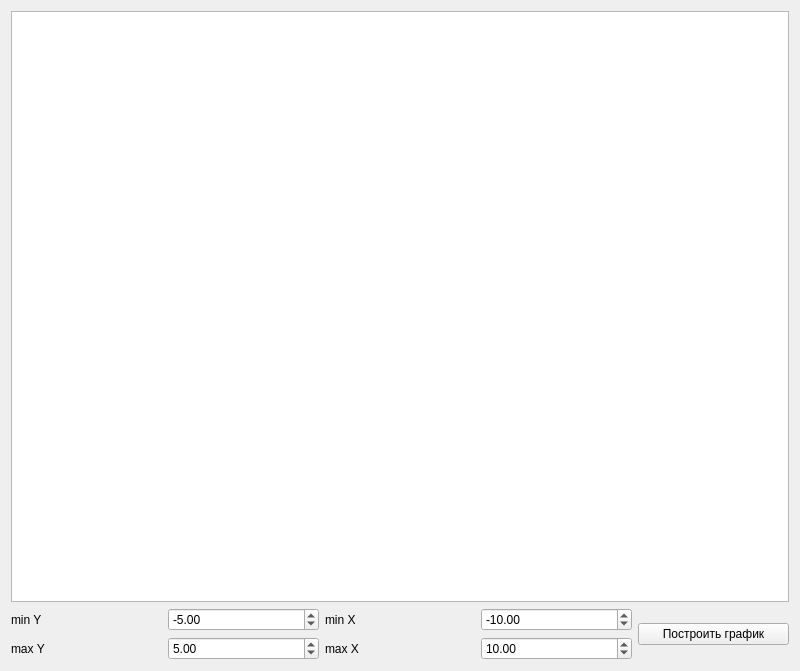
<?xml version="1.0" encoding="UTF-8"?>
<ui version="4.0">
 <class>Chart</class>
 <widget class="QWidget" name="Chart">
  <property name="geometry">
   <rect>
    <x>0</x>
    <y>0</y>
    <width>800</width>
    <height>671</height>
   </rect>
  </property>
  <property name="windowTitle">
   <string>Chart</string>
  </property>
  <layout class="QGridLayout" name="gridLayout">
   <item row="0" column="0" colspan="5">
    <widget class="QChartView" name="chart_display"/>
   </item>
   <item row="1" column="0">
    <widget class="QLabel" name="label">
     <property name="text">
      <string>min Y</string>
     </property>
    </widget>
   </item>
   <item row="1" column="1">
    <widget class="QDoubleSpinBox" name="setMinY">
     <property name="minimum">
      <double>-1000000.000000000000000</double>
     </property>
     <property name="maximum">
      <double>0.000000000000000</double>
     </property>
     <property name="value">
      <double>-5.000000000000000</double>
     </property>
    </widget>
   </item>
   <item row="1" column="2">
    <widget class="QLabel" name="label_4">
     <property name="text">
      <string>min X</string>
     </property>
    </widget>
   </item>
   <item row="1" column="3">
    <widget class="QDoubleSpinBox" name="setMinX">
     <property name="minimum">
      <double>-1000000.000000000000000</double>
     </property>
     <property name="maximum">
      <double>0.000000000000000</double>
     </property>
     <property name="value">
      <double>-10.000000000000000</double>
     </property>
    </widget>
   </item>
   <item row="1" column="4" rowspan="2">
    <widget class="QPushButton" name="pushButton_rebuild">
     <property name="text">
      <string>Построить график</string>
     </property>
     <property name="iconSize">
      <size>
       <width>50</width>
       <height>50</height>
      </size>
     </property>
    </widget>
   </item>
   <item row="2" column="0">
    <widget class="QLabel" name="label_2">
     <property name="text">
      <string>max Y</string>
     </property>
    </widget>
   </item>
   <item row="2" column="1">
    <widget class="QDoubleSpinBox" name="setMaxY">
     <property name="maximum">
      <double>1000000.000000000000000</double>
     </property>
     <property name="value">
      <double>5.000000000000000</double>
     </property>
    </widget>
   </item>
   <item row="2" column="2">
    <widget class="QLabel" name="label_3">
     <property name="text">
      <string>max X</string>
     </property>
    </widget>
   </item>
   <item row="2" column="3">
    <widget class="QDoubleSpinBox" name="setMaxX">
     <property name="maximum">
      <double>1000000.000000000000000</double>
     </property>
     <property name="value">
      <double>10.000000000000000</double>
     </property>
    </widget>
   </item>
  </layout>
 </widget>
 <customwidgets>
  <customwidget>
   <class>QChartView</class>
   <extends>QGraphicsView</extends>
   <header>qchartview.h</header>
  </customwidget>
 </customwidgets>
 <resources/>
 <connections/>
</ui>
